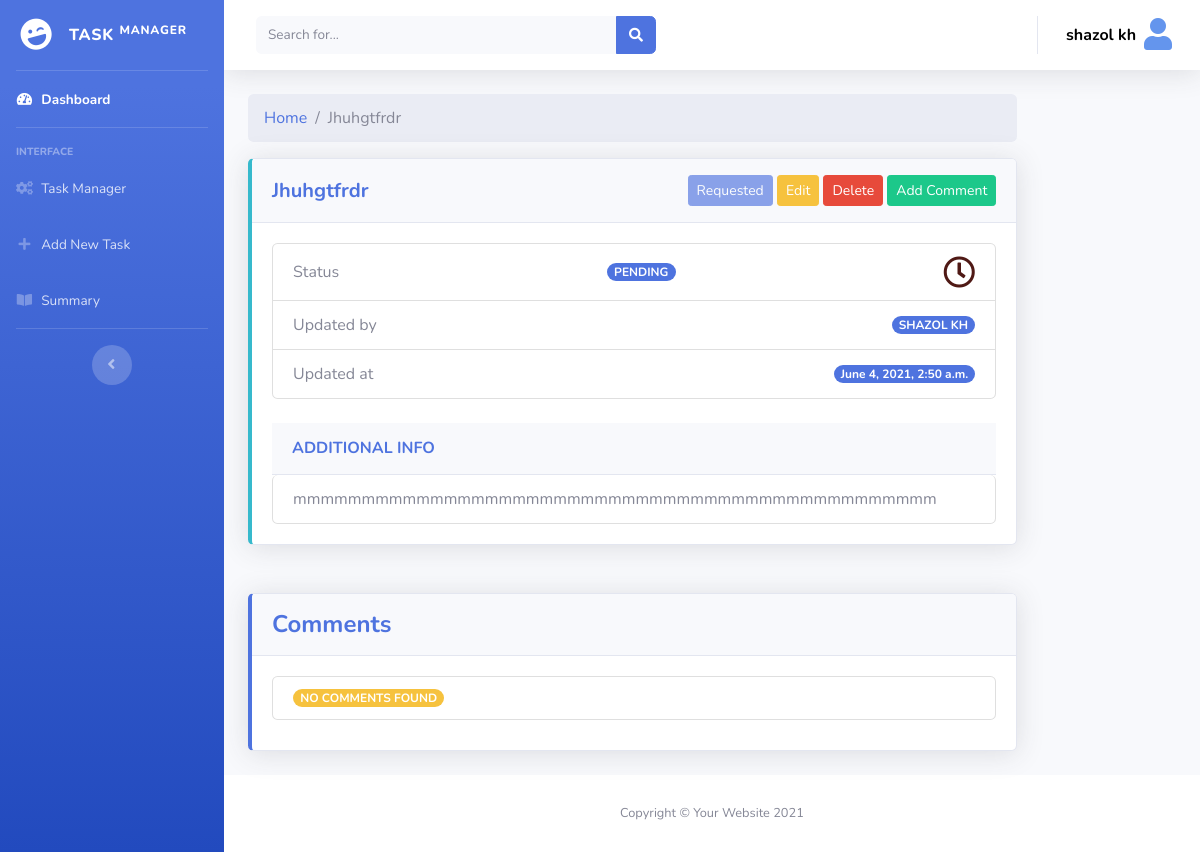
/task/3 (signed in), run on an earlier commit of the app's database.
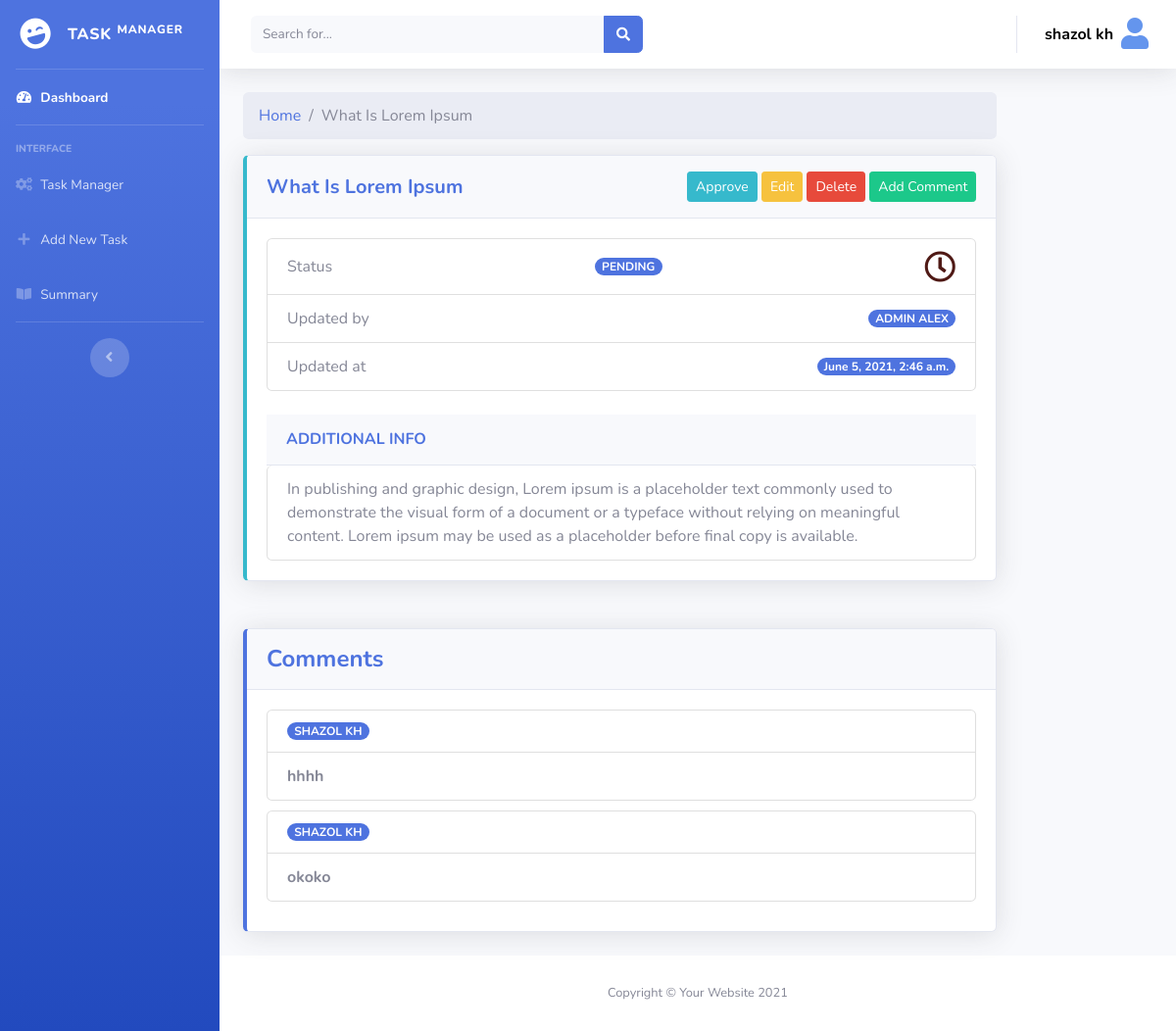
And on a later commit of the database.
### task_manager/models.py (models this page shows, shortened)
class Task(models.Model):
    task_name = models.CharField(max_length=255)
    STATUS_TYPE = (
        ('complete', 'Complete'),
        ('incomplete', 'Incomplete'),
        ('outstanding', 'Outstanding'),
        ('no status', 'No Status'),
        ('pending', 'Pending'),
    )
    status = models.CharField(max_length=255, choices=STATUS_TYPE, null=True, blank=True)
    updated_at = models.DateTimeField(auto_now_add=False, null=True, blank=True)
    updated_by = models.ForeignKey(User, on_delete=models.CASCADE, null=True, blank=True)
    additional_info = models.TextField(null=True, blank=True)

class Comment(models.Model):
    task = models.ForeignKey(Task, on_delete=models.CASCADE)
    user = models.ForeignKey(User, on_delete=models.CASCADE)
    details = models.TextField()
    commented_at = models.DateTimeField(auto_now_add=True)

### task_manager/views.py (the view, shortened to what this page needs)
# urls.py: path('<str:pk>', SingleTask, name='single-task'),
@login_required(login_url='login')
def SingleTask(request, pk):
    data = Task.objects.get(id=pk)
    try:
        approval = ApprovalRequest.objects.filter(task_id=pk).first()
    except:
        approval = 0
    commen = Comment.objects.filter(task_id=pk)
    page = request.GET.get('page', 1)
    paginator = Paginator(commen, 4)
    try:
        comments = paginator.page(page)
    except PageNotAnInteger:
        comments = paginator.page(1)
    except EmptyPage:
        comments = paginator.page(paginator.num_pages)
    context = {
        'data': data,
        'comments': comments,
        'approval': approval,
    }
    return render(request, 'task_manager/singleTask.html', context)

### templates/task_manager/singleTask.html (shortened to what the changed rows need)
{% extends 'task_manager/common/dashboard_base.html' %}
{% block dasboard_content %}
    <div class="container-fluid">
        <div class="row">
            <div class="col-xl-10 col-lg-10">
                <div>
                    <ol class="breadcrumb">
                        <li class="breadcrumb-item"><a href="{% url 'main-dashboard' %}">Home</a></li>
                        <li class="breadcrumb-item active">{{ data.task_name|title }}</li>
                    </ol>
                </div>
                <div class="card border-left-info shadow mb-4">
                    <div class="card-header py-3 d-flex flex-row align-items-center justify-content-between">
                        <h5 class="m-0 font-weight-bold text-primary">{{ data.task_name|title }}</h5>
                        <div class="dropdown no-arrow">
                            {% if data.status == 'pending' %}
                                {% if approval != 0 %}
                                    {% if approval.user != request.user %}
                                        {% if approval.approved == False %}
                                            {% if perms.task_manager.view_approvalrequest %}
                                                <a href="{% url 'approve' data.id %}"
                                                   class="btn btn-info btn-sm btn-success">
                                                    Approve
                                                </a>
                                            {% endif %}
                                        {% endif %}
                                    {% else %}
                                        <button type="button" class="btn btn-sm btn-primary" disabled>Requested</button>
                                    {% endif %}
                                {% endif %}
                            {% endif %}
                            <a href="#" class="btn btn-sm btn-warning" data-toggle="modal"
                               data-target="#edittaskmodal">
                                Edit
                            </a>
                            <a href="#" class="btn btn-sm btn-danger" data-toggle="modal"
                               data-target="#deletetaskmodal">
                                Delete
                            </a>
                            <a href="#" class="btn btn-sm btn-success" data-toggle="modal"
                               data-target="#addcommentmodal">
                                Add Comment
                            </a>
                        </div>
                    </div>
                    <div class="card-body">
                        <ul class="list-group">
                            <li class="list-group-item d-flex justify-content-between align-items-center">
                                Status <span
                                    class="badge badge-primary badge-pill">{{ data.get_status_display|upper }}</span>
                                {% if data.status == 'complete' %}
                                    <i class="fas fa-check-circle fa-2x" style="color: green"></i>
                                {% elif data.status == 'incomplete' %}
                                    <i class="fas fa-times-circle fa-2x" style="color: red"></i>
                                {% elif data.status == 'outstanding' %}
                                    <i class="fas fa-exclamation-triangle fa-2x" style="color: yellow"></i>
                                {% elif data.status == 'no status' %}
                                    <i class="fas fa-power-off fa-2x"></i>
                                {% elif data.status == 'pending' %}
                                    <i class="far fa-clock fa-2x" style="color: #4f1915"></i>
                                {% endif %}
                            </li>
                            <li class="list-group-item d-flex justify-content-between align-items-center">
                                Updated by
                                <span class="badge badge-primary badge-pill">{{ data.updated_by.first_name|upper }}</span>
                            </li>
                            <li class="list-group-item d-flex justify-content-between align-items-center">
                                Updated at
                                <span class="badge badge-primary badge-pill">{{ data.updated_at }}</span>
                            </li>
                        </ul>
                        <br>
                        <ul class="list-group">
                            <li class="list-group-item d-flex justify-content-between align-items-center">
                                <h7>
                                    {{ data.additional_info }}
                                </h7>
                            </li>
                        </ul>
                    </div>
                </div>
            </div>
        </div>
    </div>
    <div class="container-fluid">
        <div class="row">
            <div class="col-xl-10 col-lg-10">
                <div class="card border-left-primary shadow mb-4">
                    <div class="card-body">
                        {% if comments %}
                            {% for comment in comments %}
                                <ul class="list-group" style="margin-bottom: 10px">
                                    <li class="list-group-item d-flex justify-content-between align-items-center">
                                        <span class="badge badge-primary badge-pill">{{ comment.user.first_name|upper }}</span>
                                    </li>
                                    <li class="list-group-item d-flex justify-content-between align-items-center">
                                        <strong>
                                            {{ comment.details }}
                                        </strong>
                                    </li>
                                </ul>
                            {% endfor %}
                        {% else %}
                            <ul class="list-group" style="margin-bottom: 10px">
                                <li class="list-group-item d-flex justify-content-between align-items-center">
                                    <span class="badge badge-warning badge-pill">NO COMMENTS FOUND</span>
                                </li>
                            </ul>
                        {% endif %}
                    </div>
                </div>
            </div>
        </div>
    </div>
{% endblock %}

What changed in the data, as far as the page shows it:
changed Task "PENDING": task_name "Jhuhgtfrdr" → "What Is Lorem Ipsum"; updated_by.first_name "SHAZOL KH" → "ADMIN ALEX"; updated_at "June 4, 2021, 2:50 a.m." → "June 5, 2021, 2:46 a.m."; additional_info "mmmmmmmmmmmmmmmmmmmmmmmmmmmmmmmmmmmmmmmmmmmmmmm" → "In publishing and graphic design, Lorem ipsum is a placeholder text commonly used to demonstrate the visual form of a document or a typeface without relying on meaningful content. Lorem ipsum may be used as a placeholder before final copy is available."
added Comment: user.first_name "SHAZOL KH", details "hhhh"
added Comment: user.first_name "SHAZOL KH", details "okoko"
Also different on the page:
text no longer shown: "Requested NO COMMENTS FOUND"
text now shown: "Approve"
